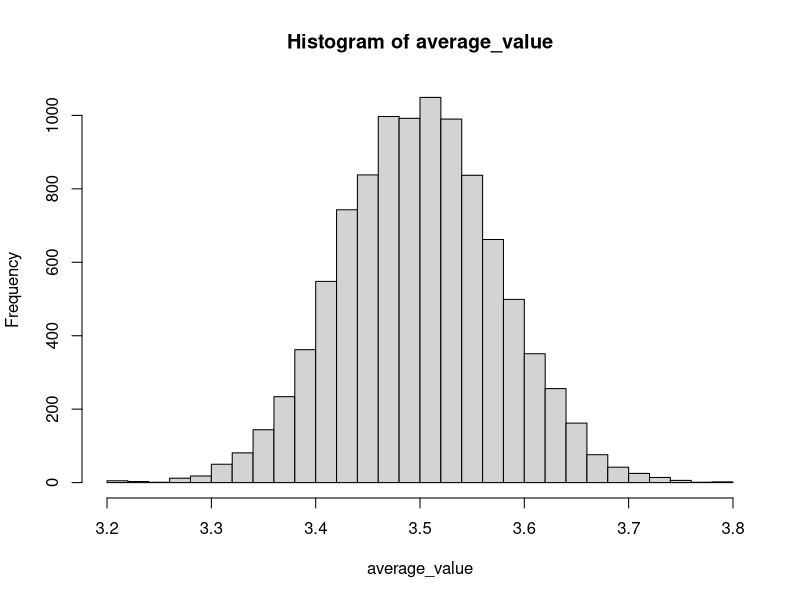
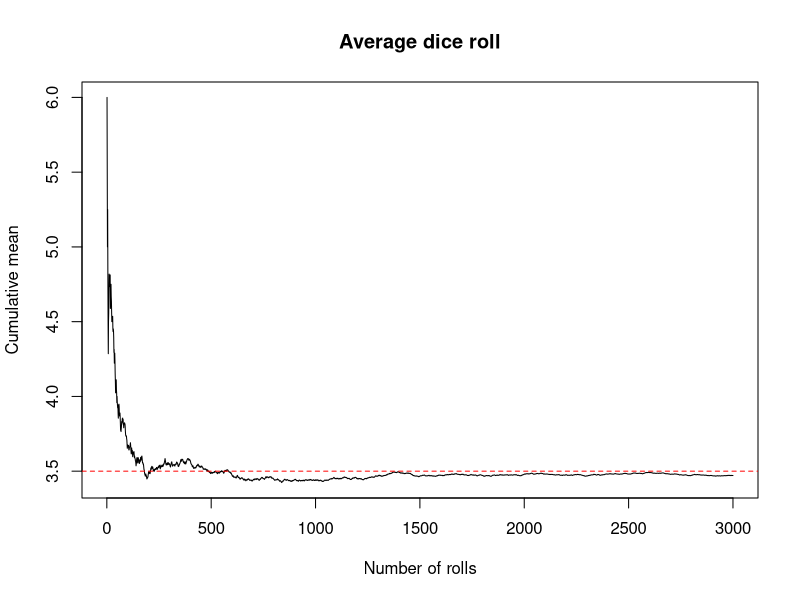
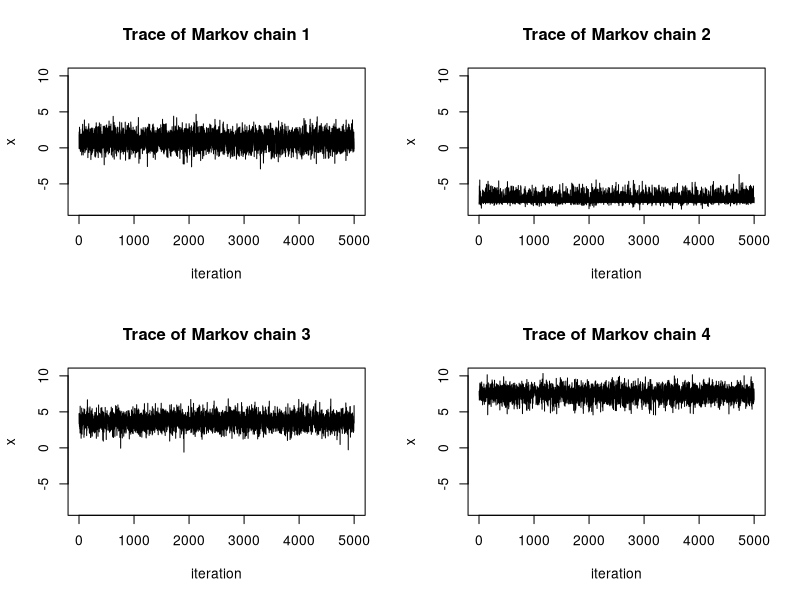

Generate these figures, in order, with R:
## ---- chunk 1
knitr::opts_chunk$set(echo = TRUE)
## ---- chunk 2
# set the seed for reproducibility
set.seed(123)

# uses a for loop
add_cos1 <- function(x) {
  sum <- 0
  for (i in 1:length(x)) {
    sum <- sum + cos(x[i])
  }
  return(sum)
}

# uses vectorization
add_cos2 <- function(x) sum(cos(x))

x = 1:1e7
t1 <- system.time(add_cos1(x))
t2 <- system.time(add_cos2(x))
## ---- chunk 3
t1 
t2
## ---- chunk 4
toss_die1 <- function(nsim, n) {
  average <- numeric(nsim)
  for (i in 1:nsim) {
    counts <- numeric(n)
    for (j in 1:n) {
      counts[j] <- sample(1:6, 1)
    }
    average[i] <- mean(counts)
  }
  return(average)
}

toss_die2 <- function(nsim, n) {
  tosses <- matrix(sample(1:6, n*nsim, replace=TRUE), nrow=nsim, ncol=n)
  return(rowSums(tosses)/n)
}
## ---- chunk 5
nsim <- 1000; n <- 500
t1 <- system.time(toss_die1(nsim, n)); t1
t2 <- system.time(toss_die2(nsim, n)); t2
## ---- chunk 6
nsim <- 10000; n <- 500
average_value <- toss_die2(nsim,n)
hist(average_value, breaks = 30)
## ---- chunk 7
nsim <- 3000; n <- 1
plot(1:nsim, cumsum(toss_die2(nsim, n))/1:nsim, type = 'l',
     main='Average dice roll',
     xlab = 'Number of rolls', ylab='Cumulative mean')
abline(h=3.5, col='red', lty = 2)
## ---- chunk 8
## apply
mat <- matrix(rep(1, 12), 3, 4) # 3x4 matrix of 1s

# apply sum to each row --- i.e. sum over columns
apply(mat, 1, sum)

# apply sum to each column --- i.e. sum over rows
apply(mat, 2, sum) 

# apply sum to each element --- this does not do anything if FUN = sum
apply(mat, c(1,2), sum)

# apply our own function to each element
apply(mat, c(1,2), function(x) 2*x)

## lapply
vec <- rep(1,3)
lis <- list(seq = 1:4, rep = rep(1,4))

# get cosine of each element in a vector
lapply(vec, cos)

# apply cosine to list
lapply(lis, cos)

## sapply
# get cosine of each element in a vector
sapply(vec, cos)

# apply cosine to list
sapply(lis, cos)

## mapply
# sum two vectors elementwise
mapply('+', 1:3, 4:6)

# seq(1, 5), seq(2, 5), ...
mapply(seq, 1:5, 5)
## ---- chunk 9
vec <- 1:3

# Map cosine to every element in a vector
Map(cos, vec)

# Reduce
Reduce(function(x, y) x + 2*y, vec)

# Filter
Filter(function(x) x %% 3 == 0, vec) 
## ---- chunk 10
library(parallel)
library(doParallel)

# detect cores
detectCores()

# demonstrate that distributing over 4 cores does not provide speed up of 4 times
system.time(lapply(1:8, function(x) Sys.sleep(0.5)))                # 4 seconds
system.time(mclapply(1:8, function(x) Sys.sleep(0.5), mc.cores=4))  # expect 1 second
## ---- chunk 11
library(foreach)

# run sequentially using %do%
foreach(i=1:3) %do% {i*i}

# change output to vector
foreach(i=1:3, .combine="c") %do% {i*i}
## ---- chunk 12
# returns the transition kernel P(x)
make.metropolis.hastings.kernel <- function(pi, Q) {
  q <- Q$density
  P <- function(x) {
      z <- Q$sample(x)
      alpha <- min(1, pi(z) * q(z, x) / pi(x) / q(x, z))
      if(runif(1) < alpha) {
        return(z)
      } else {
        return(x)
      }
  }
  return(P)
}

make.normal.proposal <- function(sigma) {
  Q <- list()
  Q$sample <- function(x) {
    return(rnorm(length(x), x, sigma))
  }
  Q$density <- function(x, z) {
    return(dnorm(z, x, sigma))
  }
  return(Q)
}

simulate.chains <- function(P, x0, n, n.chains, n.cores = 4) {
  # parallelize chains
  registerDoParallel(n.cores)
  simulations <- foreach(i=1:n.chains, .combine="rbind") %dopar% {
    x <- x0[i]
    foreach(i=1:n, .combine="c") %do% {P(x)}
  }
  stopImplicitCluster()
  return(simulations)
}
## ---- chunk 13
# generate markov chain using MH algorithm
# target: mixture of two normals
n <- 5e3; set.seed(123)
target <- function(x) {0.6*dnorm(x, -2, 1) + 0.4*dnorm(x, 5, 2)}
xs <- simulate.chains(make.metropolis.hastings.kernel(target, make.normal.proposal(1)), 
                      runif(4,-10,10), n, 4)

# setup plot space
par(mfrow=c(2,2))

# plot the chains
ylimits <- c(min(xs), max(xs))
for(i in 1:4){
  plot(1:n, xs[i,], type = 'l', xlab="iteration", ylim=ylimits,
       ylab="x", main=paste0("Trace of Markov chain ", i))
}
